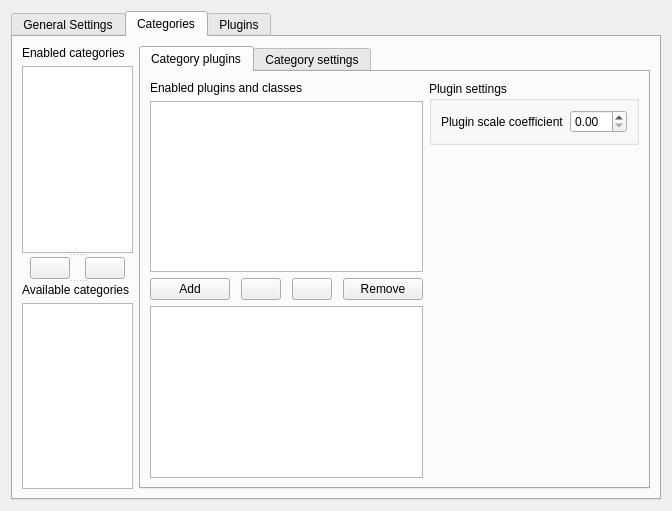
<?xml version="1.0" encoding="UTF-8"?>
<ui version="4.0">
 <class>Form</class>
 <widget class="QWidget" name="Form">
  <property name="geometry">
   <rect>
    <x>0</x>
    <y>0</y>
    <width>672</width>
    <height>511</height>
   </rect>
  </property>
  <property name="windowTitle">
   <string comment="KDE::DoNotExtract">Form</string>
  </property>
  <layout class="QGridLayout" name="gridLayout">
   <item row="0" column="0">
    <widget class="KTabWidget" name="WebExSettings">
     <property name="currentIndex">
      <number>1</number>
     </property>
     <widget class="QWidget" name="general_settings">
      <attribute name="title">
       <string>General Settings</string>
      </attribute>
      <widget class="QWidget" name="advanced_widget" native="true">
       <property name="geometry">
        <rect>
         <x>10</x>
         <y>230</y>
         <width>336</width>
         <height>62</height>
        </rect>
       </property>
       <layout class="QVBoxLayout" name="verticalLayout">
        <item>
         <layout class="QHBoxLayout" name="horizontalLayout_3">
          <item>
           <widget class="QLabel" name="label_2">
            <property name="text">
             <string>Maximum resource analyzers per category</string>
            </property>
           </widget>
          </item>
          <item>
           <widget class="KIntSpinBox" name="kintspinbox_2"/>
          </item>
         </layout>
        </item>
        <item>
         <layout class="QHBoxLayout" name="horizontalLayout_2">
          <item>
           <widget class="QLabel" name="label_3">
            <property name="text">
             <string>Maximum resource analyzers</string>
            </property>
           </widget>
          </item>
          <item>
           <spacer name="horizontalSpacer">
            <property name="orientation">
             <enum>Qt::Horizontal</enum>
            </property>
            <property name="sizeHint" stdset="0">
             <size>
              <width>40</width>
              <height>20</height>
             </size>
            </property>
           </spacer>
          </item>
          <item>
           <widget class="KIntSpinBox" name="kintspinbox_3"/>
          </item>
         </layout>
        </item>
       </layout>
      </widget>
      <widget class="KPushButton" name="advanced_button">
       <property name="geometry">
        <rect>
         <x>10</x>
         <y>200</y>
         <width>151</width>
         <height>24</height>
        </rect>
       </property>
       <property name="sizePolicy">
        <sizepolicy hsizetype="Preferred" vsizetype="Fixed">
         <horstretch>0</horstretch>
         <verstretch>0</verstretch>
        </sizepolicy>
       </property>
       <property name="text">
        <string>Advanced&gt;&gt;</string>
       </property>
       <property name="checkable">
        <bool>true</bool>
       </property>
      </widget>
      <widget class="KActionSelector" name="kactionselector">
       <property name="geometry">
        <rect>
         <x>20</x>
         <y>60</y>
         <width>584</width>
         <height>219</height>
        </rect>
       </property>
       <property name="showUpDownButtons">
        <bool>true</bool>
       </property>
      </widget>
      <widget class="QWidget" name="">
       <property name="geometry">
        <rect>
         <x>10</x>
         <y>20</y>
         <width>295</width>
         <height>25</height>
        </rect>
       </property>
       <layout class="QHBoxLayout" name="horizontalLayout">
        <item>
         <widget class="QLabel" name="label">
          <property name="text">
           <string>Maximum categories simultaneously</string>
          </property>
         </widget>
        </item>
        <item>
         <widget class="KIntSpinBox" name="kintspinbox"/>
        </item>
       </layout>
      </widget>
     </widget>
     <widget class="QWidget" name="categories">
      <attribute name="title">
       <string>Categories</string>
      </attribute>
      <layout class="QHBoxLayout" name="horizontalLayout_7">
       <item>
        <widget class="QSplitter" name="splitter_2">
         <property name="orientation">
          <enum>Qt::Vertical</enum>
         </property>
         <widget class="QWidget" name="">
          <layout class="QVBoxLayout" name="verticalLayout_2">
           <item>
            <widget class="QLabel" name="label_4">
             <property name="text">
              <string>Enabled categories</string>
             </property>
            </widget>
           </item>
           <item>
            <widget class="KListWidget" name="enabled_categories_listwidget"/>
           </item>
          </layout>
         </widget>
         <widget class="QWidget" name="">
          <layout class="QHBoxLayout" name="horizontalLayout_4">
           <item>
            <spacer name="horizontalSpacer_4">
             <property name="orientation">
              <enum>Qt::Horizontal</enum>
             </property>
             <property name="sizeType">
              <enum>QSizePolicy::Expanding</enum>
             </property>
             <property name="sizeHint" stdset="0">
              <size>
               <width>40</width>
               <height>20</height>
              </size>
             </property>
            </spacer>
           </item>
           <item>
            <widget class="KArrowButton" name="karrowbutton"/>
           </item>
           <item>
            <spacer name="horizontalSpacer_2">
             <property name="orientation">
              <enum>Qt::Horizontal</enum>
             </property>
             <property name="sizeHint" stdset="0">
              <size>
               <width>40</width>
               <height>20</height>
              </size>
             </property>
            </spacer>
           </item>
           <item>
            <widget class="KArrowButton" name="karrowbutton_2">
             <property name="arrowType" stdset="0">
              <number>2</number>
             </property>
            </widget>
           </item>
           <item>
            <spacer name="horizontalSpacer_3">
             <property name="orientation">
              <enum>Qt::Horizontal</enum>
             </property>
             <property name="sizeHint" stdset="0">
              <size>
               <width>40</width>
               <height>20</height>
              </size>
             </property>
            </spacer>
           </item>
          </layout>
         </widget>
         <widget class="QWidget" name="layoutWidget">
          <layout class="QVBoxLayout" name="verticalLayout_3">
           <item>
            <widget class="QLabel" name="label_5">
             <property name="text">
              <string>Available categories</string>
             </property>
            </widget>
           </item>
           <item>
            <widget class="KListWidget" name="enabled_categories_listwidget_2"/>
           </item>
          </layout>
         </widget>
        </widget>
       </item>
       <item>
        <widget class="KTabWidget" name="category_tabwidget">
         <property name="currentIndex">
          <number>0</number>
         </property>
         <widget class="QWidget" name="tab_2">
          <attribute name="title">
           <string>Category plugins</string>
          </attribute>
          <layout class="QHBoxLayout" name="horizontalLayout_12">
           <item>
            <layout class="QVBoxLayout" name="verticalLayout_9">
             <item>
              <layout class="QVBoxLayout" name="verticalLayout_8">
               <item>
                <widget class="QLabel" name="label_12">
                 <property name="text">
                  <string>Enabled plugins and classes</string>
                 </property>
                </widget>
               </item>
               <item>
                <widget class="KListWidget" name="category_enabled_plugins"/>
               </item>
              </layout>
             </item>
             <item>
              <layout class="QHBoxLayout" name="horizontalLayout_8">
               <item>
                <widget class="KPushButton" name="add_plugin_button">
                 <property name="text">
                  <string>Add</string>
                 </property>
                 <property name="checkable">
                  <bool>true</bool>
                 </property>
                </widget>
               </item>
               <item>
                <spacer name="horizontalSpacer_9">
                 <property name="orientation">
                  <enum>Qt::Horizontal</enum>
                 </property>
                 <property name="sizeType">
                  <enum>QSizePolicy::Expanding</enum>
                 </property>
                 <property name="sizeHint" stdset="0">
                  <size>
                   <width>40</width>
                   <height>20</height>
                  </size>
                 </property>
                </spacer>
               </item>
               <item>
                <widget class="KArrowButton" name="add_plugin_arrowbutton"/>
               </item>
               <item>
                <spacer name="horizontalSpacer_10">
                 <property name="orientation">
                  <enum>Qt::Horizontal</enum>
                 </property>
                 <property name="sizeHint" stdset="0">
                  <size>
                   <width>40</width>
                   <height>20</height>
                  </size>
                 </property>
                </spacer>
               </item>
               <item>
                <widget class="KArrowButton" name="remove_plugin_arrowbutton">
                 <property name="arrowType" stdset="0">
                  <number>2</number>
                 </property>
                </widget>
               </item>
               <item>
                <spacer name="horizontalSpacer_11">
                 <property name="orientation">
                  <enum>Qt::Horizontal</enum>
                 </property>
                 <property name="sizeHint" stdset="0">
                  <size>
                   <width>40</width>
                   <height>20</height>
                  </size>
                 </property>
                </spacer>
               </item>
               <item>
                <widget class="KPushButton" name="remove_plugin_button">
                 <property name="text">
                  <string>Remove</string>
                 </property>
                </widget>
               </item>
              </layout>
             </item>
             <item>
              <layout class="QVBoxLayout" name="verticalLayout_6">
               <item>
                <widget class="KListWidget" name="category_availabel_plugins"/>
               </item>
              </layout>
             </item>
            </layout>
           </item>
           <item>
            <layout class="QVBoxLayout" name="verticalLayout_11">
             <item>
              <widget class="QGroupBox" name="groupBox">
               <property name="title">
                <string>Plugin settings</string>
               </property>
               <layout class="QVBoxLayout" name="verticalLayout_10">
                <item>
                 <layout class="QHBoxLayout" name="horizontalLayout_10">
                  <item>
                   <widget class="QLabel" name="label_14">
                    <property name="text">
                     <string>Plugin scale coefficient</string>
                    </property>
                   </widget>
                  </item>
                  <item>
                   <spacer name="horizontalSpacer_13">
                    <property name="orientation">
                     <enum>Qt::Horizontal</enum>
                    </property>
                    <property name="sizeHint" stdset="0">
                     <size>
                      <width>40</width>
                      <height>20</height>
                     </size>
                    </property>
                   </spacer>
                  </item>
                  <item>
                   <widget class="QDoubleSpinBox" name="doubleSpinBox_2"/>
                  </item>
                 </layout>
                </item>
               </layout>
              </widget>
             </item>
             <item>
              <spacer name="verticalSpacer_2">
               <property name="orientation">
                <enum>Qt::Vertical</enum>
               </property>
               <property name="sizeHint" stdset="0">
                <size>
                 <width>20</width>
                 <height>40</height>
                </size>
               </property>
              </spacer>
             </item>
            </layout>
           </item>
          </layout>
         </widget>
         <widget class="QWidget" name="tab">
          <attribute name="title">
           <string>Category settings</string>
          </attribute>
          <layout class="QHBoxLayout" name="horizontalLayout_11">
           <item>
            <widget class="QScrollArea" name="scrollArea">
             <property name="widgetResizable">
              <bool>true</bool>
             </property>
             <widget class="QWidget" name="scrollAreaWidgetContents">
              <property name="geometry">
               <rect>
                <x>0</x>
                <y>0</y>
                <width>447</width>
                <height>421</height>
               </rect>
              </property>
              <layout class="QVBoxLayout" name="verticalLayout_7">
               <item>
                <layout class="QGridLayout" name="gridLayout_2">
                 <item row="0" column="0">
                  <widget class="QLabel" name="label_6">
                   <property name="text">
                    <string>Query</string>
                   </property>
                  </widget>
                 </item>
                 <item row="0" column="2">
                  <widget class="KPushButton" name="query_show_button">
                   <property name="text">
                    <string>show&gt;&gt;</string>
                   </property>
                   <property name="checkable">
                    <bool>true</bool>
                   </property>
                  </widget>
                 </item>
                 <item row="1" column="0" colspan="3">
                  <widget class="KTextEdit" name="query_edit">
                   <property name="documentTitle">
                    <string/>
                   </property>
                   <property name="acceptRichText">
                    <bool>false</bool>
                   </property>
                  </widget>
                 </item>
                 <item row="0" column="1">
                  <spacer name="horizontalSpacer_5">
                   <property name="orientation">
                    <enum>Qt::Horizontal</enum>
                   </property>
                   <property name="sizeHint" stdset="0">
                    <size>
                     <width>40</width>
                     <height>20</height>
                    </size>
                   </property>
                  </spacer>
                 </item>
                </layout>
               </item>
               <item>
                <layout class="QGridLayout" name="gridLayout_4">
                 <item row="0" column="0">
                  <widget class="QLabel" name="label_9">
                   <property name="text">
                    <string>Query prefix</string>
                   </property>
                  </widget>
                 </item>
                 <item row="0" column="2">
                  <widget class="KPushButton" name="prefix_show_button">
                   <property name="text">
                    <string>show&gt;&gt;</string>
                   </property>
                   <property name="checkable">
                    <bool>true</bool>
                   </property>
                  </widget>
                 </item>
                 <item row="0" column="1">
                  <spacer name="horizontalSpacer_7">
                   <property name="orientation">
                    <enum>Qt::Horizontal</enum>
                   </property>
                   <property name="sizeHint" stdset="0">
                    <size>
                     <width>40</width>
                     <height>20</height>
                    </size>
                   </property>
                  </spacer>
                 </item>
                 <item row="1" column="0" colspan="3">
                  <widget class="KTextEdit" name="query_prefix_edit">
                   <property name="documentTitle">
                    <string/>
                   </property>
                   <property name="acceptRichText">
                    <bool>false</bool>
                   </property>
                  </widget>
                 </item>
                </layout>
               </item>
               <item>
                <layout class="QHBoxLayout" name="horizontalLayout_5">
                 <item>
                  <widget class="QLabel" name="label_7">
                   <property name="text">
                    <string>Polling interval</string>
                   </property>
                  </widget>
                 </item>
                 <item>
                  <spacer name="horizontalSpacer_8">
                   <property name="orientation">
                    <enum>Qt::Horizontal</enum>
                   </property>
                   <property name="sizeHint" stdset="0">
                    <size>
                     <width>40</width>
                     <height>20</height>
                    </size>
                   </property>
                  </spacer>
                 </item>
                 <item>
                  <widget class="KIntSpinBox" name="interval_spinbox"/>
                 </item>
                </layout>
               </item>
               <item>
                <layout class="QHBoxLayout" name="horizontalLayout_13">
                 <item>
                  <widget class="QLabel" name="label_16">
                   <property name="text">
                    <string>Plugin select algorithm</string>
                   </property>
                  </widget>
                 </item>
                 <item>
                  <spacer name="horizontalSpacer_15">
                   <property name="orientation">
                    <enum>Qt::Horizontal</enum>
                   </property>
                   <property name="sizeHint" stdset="0">
                    <size>
                     <width>40</width>
                     <height>20</height>
                    </size>
                   </property>
                  </spacer>
                 </item>
                 <item>
                  <widget class="KComboBox" name="plugin_algo_combobox">
                   <item>
                    <property name="text">
                     <string>All</string>
                    </property>
                   </item>
                   <item>
                    <property name="text">
                     <string>Stepwise</string>
                    </property>
                   </item>
                  </widget>
                 </item>
                </layout>
               </item>
               <item>
                <spacer name="verticalSpacer">
                 <property name="orientation">
                  <enum>Qt::Vertical</enum>
                 </property>
                 <property name="sizeHint" stdset="0">
                  <size>
                   <width>20</width>
                   <height>40</height>
                  </size>
                 </property>
                </spacer>
               </item>
              </layout>
             </widget>
            </widget>
           </item>
          </layout>
         </widget>
        </widget>
       </item>
      </layout>
     </widget>
     <widget class="QWidget" name="datapps">
      <attribute name="title">
       <string>Plugins</string>
      </attribute>
      <layout class="QHBoxLayout" name="horizontalLayout_6">
       <item>
        <layout class="QVBoxLayout" name="verticalLayout_4">
         <item>
          <widget class="QLabel" name="label_10">
           <property name="text">
            <string>Plugins</string>
           </property>
          </widget>
         </item>
         <item>
          <widget class="KListWidget" name="plugins_listwidget">
           <property name="sizePolicy">
            <sizepolicy hsizetype="Minimum" vsizetype="Expanding">
             <horstretch>0</horstretch>
             <verstretch>0</verstretch>
            </sizepolicy>
           </property>
          </widget>
         </item>
        </layout>
       </item>
       <item>
        <widget class="QGroupBox" name="groupBox_2">
         <property name="sizePolicy">
          <sizepolicy hsizetype="Expanding" vsizetype="Preferred">
           <horstretch>0</horstretch>
           <verstretch>0</verstretch>
          </sizepolicy>
         </property>
         <property name="title">
          <string>Plugin settings</string>
         </property>
         <layout class="QVBoxLayout" name="verticalLayout_5">
          <item>
           <widget class="QScrollArea" name="scrollArea_2">
            <property name="widgetResizable">
             <bool>true</bool>
            </property>
            <widget class="QWidget" name="scrollAreaWidgetContents_2">
             <property name="geometry">
              <rect>
               <x>0</x>
               <y>0</y>
               <width>362</width>
               <height>418</height>
              </rect>
             </property>
            </widget>
           </widget>
          </item>
         </layout>
        </widget>
       </item>
      </layout>
     </widget>
    </widget>
   </item>
  </layout>
 </widget>
 <customwidgets>
  <customwidget>
   <class>KIntSpinBox</class>
   <extends>QSpinBox</extends>
   <header>knuminput.h</header>
  </customwidget>
  <customwidget>
   <class>KListWidget</class>
   <extends>QListWidget</extends>
   <header>klistwidget.h</header>
  </customwidget>
  <customwidget>
   <class>KArrowButton</class>
   <extends>QPushButton</extends>
   <header>karrowbutton.h</header>
  </customwidget>
  <customwidget>
   <class>KPushButton</class>
   <extends>QPushButton</extends>
   <header>kpushbutton.h</header>
  </customwidget>
  <customwidget>
   <class>KComboBox</class>
   <extends>QComboBox</extends>
   <header>kcombobox.h</header>
  </customwidget>
  <customwidget>
   <class>KTabWidget</class>
   <extends>QTabWidget</extends>
   <header>ktabwidget.h</header>
   <container>1</container>
  </customwidget>
  <customwidget>
   <class>KActionSelector</class>
   <extends>QWidget</extends>
   <header>kactionselector.h</header>
  </customwidget>
  <customwidget>
   <class>KTextEdit</class>
   <extends>QTextEdit</extends>
   <header>ktextedit.h</header>
  </customwidget>
 </customwidgets>
 <resources/>
 <connections>
  <connection>
   <sender>advanced_button</sender>
   <signal>toggled(bool)</signal>
   <receiver>advanced_widget</receiver>
   <slot>setVisible(bool)</slot>
   <hints>
    <hint type="sourcelabel">
     <x>93</x>
     <y>241</y>
    </hint>
    <hint type="destinationlabel">
     <x>185</x>
     <y>290</y>
    </hint>
   </hints>
  </connection>
  <connection>
   <sender>query_show_button</sender>
   <signal>toggled(bool)</signal>
   <receiver>query_edit</receiver>
   <slot>setVisible(bool)</slot>
   <hints>
    <hint type="sourcelabel">
     <x>585</x>
     <y>52</y>
    </hint>
    <hint type="destinationlabel">
     <x>483</x>
     <y>102</y>
    </hint>
   </hints>
  </connection>
  <connection>
   <sender>prefix_show_button</sender>
   <signal>toggled(bool)</signal>
   <receiver>query_prefix_edit</receiver>
   <slot>setVisible(bool)</slot>
   <hints>
    <hint type="sourcelabel">
     <x>485</x>
     <y>152</y>
    </hint>
    <hint type="destinationlabel">
     <x>383</x>
     <y>229</y>
    </hint>
   </hints>
  </connection>
  <connection>
   <sender>add_plugin_button</sender>
   <signal>toggled(bool)</signal>
   <receiver>category_availabel_plugins</receiver>
   <slot>setVisible(bool)</slot>
   <hints>
    <hint type="sourcelabel">
     <x>204</x>
     <y>286</y>
    </hint>
    <hint type="destinationlabel">
     <x>295</x>
     <y>396</y>
    </hint>
   </hints>
  </connection>
  <connection>
   <sender>add_plugin_button</sender>
   <signal>toggled(bool)</signal>
   <receiver>remove_plugin_button</receiver>
   <slot>setHidden(bool)</slot>
   <hints>
    <hint type="sourcelabel">
     <x>204</x>
     <y>286</y>
    </hint>
    <hint type="destinationlabel">
     <x>374</x>
     <y>286</y>
    </hint>
   </hints>
  </connection>
  <connection>
   <sender>add_plugin_button</sender>
   <signal>toggled(bool)</signal>
   <receiver>add_plugin_arrowbutton</receiver>
   <slot>setVisible(bool)</slot>
   <hints>
    <hint type="sourcelabel">
     <x>204</x>
     <y>286</y>
    </hint>
    <hint type="destinationlabel">
     <x>264</x>
     <y>286</y>
    </hint>
   </hints>
  </connection>
  <connection>
   <sender>add_plugin_button</sender>
   <signal>toggled(bool)</signal>
   <receiver>remove_plugin_arrowbutton</receiver>
   <slot>setVisible(bool)</slot>
   <hints>
    <hint type="sourcelabel">
     <x>204</x>
     <y>286</y>
    </hint>
    <hint type="destinationlabel">
     <x>302</x>
     <y>286</y>
    </hint>
   </hints>
  </connection>
 </connections>
</ui>
